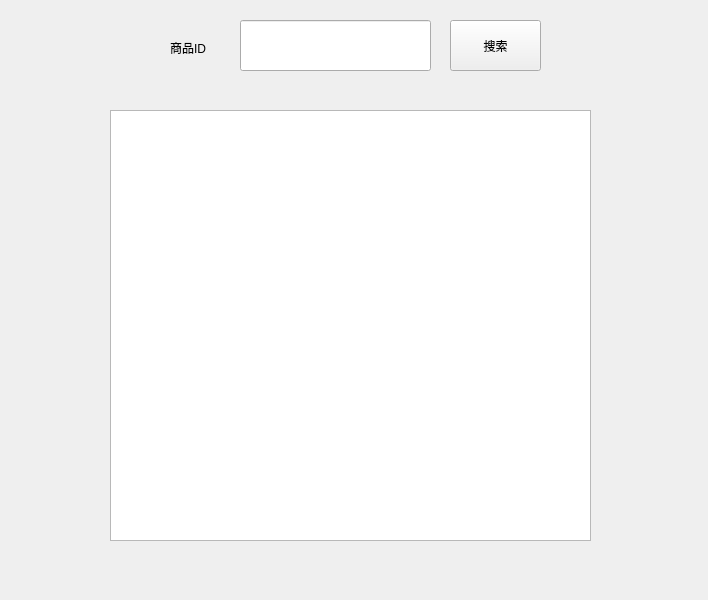
<?xml version="1.0" encoding="UTF-8"?>
<ui version="4.0">
 <class>CommodityDetailWindow</class>
 <widget class="QWidget" name="CommodityDetailWindow">
  <property name="geometry">
   <rect>
    <x>0</x>
    <y>0</y>
    <width>708</width>
    <height>600</height>
   </rect>
  </property>
  <property name="windowTitle">
   <string>Form</string>
  </property>
  <widget class="QPushButton" name="search">
   <property name="geometry">
    <rect>
     <x>450</x>
     <y>20</y>
     <width>91</width>
     <height>51</height>
    </rect>
   </property>
   <property name="text">
    <string>搜索</string>
   </property>
  </widget>
  <widget class="QLabel" name="label">
   <property name="geometry">
    <rect>
     <x>170</x>
     <y>40</y>
     <width>60</width>
     <height>16</height>
    </rect>
   </property>
   <property name="text">
    <string>商品ID</string>
   </property>
  </widget>
  <widget class="QLineEdit" name="ID">
   <property name="geometry">
    <rect>
     <x>240</x>
     <y>20</y>
     <width>191</width>
     <height>51</height>
    </rect>
   </property>
  </widget>
  <widget class="QListView" name="listView">
   <property name="geometry">
    <rect>
     <x>110</x>
     <y>110</y>
     <width>481</width>
     <height>431</height>
    </rect>
   </property>
  </widget>
 </widget>
 <resources/>
 <connections/>
</ui>
